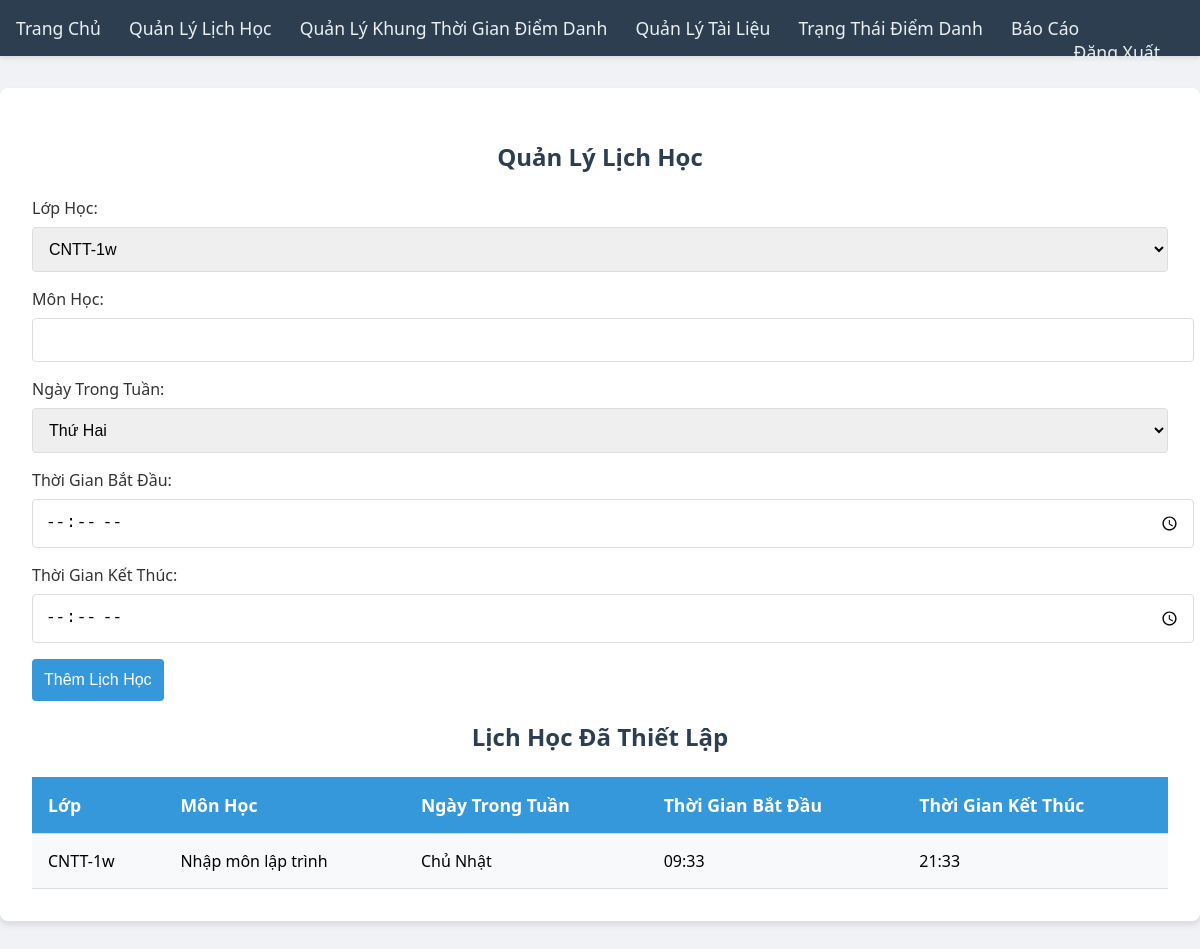
/manage_schedule (signed in), run on an earlier commit of the app's database.
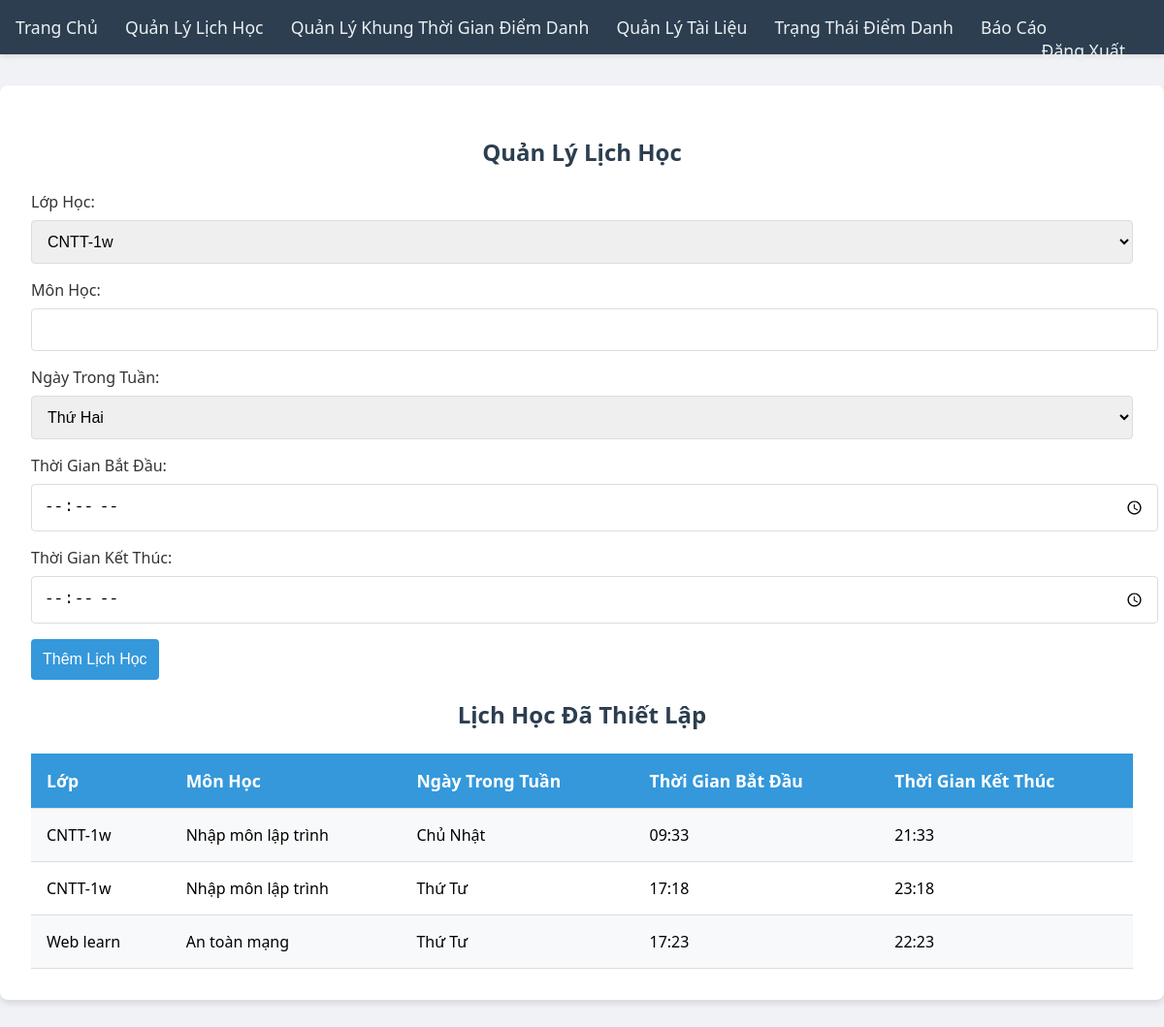
And on a later commit of the database.
### tables this page shows
CREATE TABLE schedules (
                 id INTEGER PRIMARY KEY AUTOINCREMENT,
                 class_id INTEGER,
                 subject TEXT,
                 day_of_week TEXT,
                 start_time TEXT,
                 end_time TEXT,
                 FOREIGN KEY (class_id) REFERENCES classes(id));

CREATE TABLE classes (
                 id INTEGER PRIMARY KEY AUTOINCREMENT,
                 class_name TEXT UNIQUE,
                 teacher_id INTEGER,
                 FOREIGN KEY (teacher_id) REFERENCES users(id));

### app.py (the view, shortened to what this page needs)
@app.route('/manage_schedule', methods=['GET', 'POST'])
def manage_schedule():
    if 'user_id' not in session or session['role'] != 'teacher':
        return redirect(url_for('login'))
    user_id = session['user_id']
    conn = get_db_connection()
    classes = conn.execute('SELECT id, class_name FROM classes WHERE teacher_id = ?', (user_id,)).fetchall()
    schedules = conn.execute(
        'SELECT c.class_name, s.subject, s.day_of_week, s.start_time, s.end_time FROM schedules s JOIN classes c ON s.class_id = c.id WHERE c.teacher_id = ?',
        (user_id,)).fetchall()
    schedules = [{'class_name': s['class_name'], 'subject': s['subject'], 'day_of_week': s['day_of_week'],
                  'start_time': s['start_time'], 'end_time': s['end_time']} for s in schedules]
    conn.close()
    return render_template('manage_schedule.html', classes=classes, schedules=schedules)

### app.py (called while the page is built)
def get_db_connection():
    conn = sqlite3.connect('database.db')
    conn.row_factory = sqlite3.Row
    return conn

### templates/manage_schedule.html (shortened to what this page needs)
<!DOCTYPE html>
<html lang="vi">
<head>
</head>
<body>
    <div class="navbar">
        <a href="{{ url_for('home') }}">Trang Chủ</a>
        <a href="{{ url_for('manage_schedule') }}">Quản Lý Lịch Học</a>
        <a href="{{ url_for('manage_attendance_window') }}">Quản Lý Khung Thời Gian Điểm Danh</a>
        <a href="{{ url_for('manage_documents') }}">Quản Lý Tài Liệu</a>
        <a href="{{ url_for('status') }}">Trạng Thái Điểm Danh</a>
        <a href="{{ url_for('report') }}">Báo Cáo</a>
        <a href="{{ url_for('logout') }}" style="float: right;">Đăng Xuất</a>
    </div>
    <div class="container">
        <h2>Quản Lý Lịch Học</h2>
        <form method="POST" action="{{ url_for('manage_schedule') }}">
            <div class="form-group">
                <label for="class_id">Lớp Học:</label>
                <select id="class_id" name="class_id" required>
                    {% for class in classes %}
                    <option value="{{ class.id }}">{{ class.class_name }}</option>
                    {% endfor %}
                </select>
            </div>
            <div class="form-group">
                <label for="subject">Môn Học:</label>
                <input type="text" id="subject" name="subject" required>
            </div>
            <div class="form-group">
                <label for="day_of_week">Ngày Trong Tuần:</label>
                <select id="day_of_week" name="day_of_week" required>
                    <option value="Thứ Hai">Thứ Hai</option>
                </select>
            </div>
            <div class="form-group">
                <label for="start_time">Thời Gian Bắt Đầu:</label>
                <input type="time" id="start_time" name="start_time" required>
            </div>
            <div class="form-group">
                <label for="end_time">Thời Gian Kết Thúc:</label>
                <input type="time" id="end_time" name="end_time" required>
            </div>
            <button type="submit">Thêm Lịch Học</button>
        </form>
        <h2>Lịch Học Đã Thiết Lập</h2>
        <table>
            <tr>
                <th>Lớp</th>
                <th>Môn Học</th>
                <th>Ngày Trong Tuần</th>
                <th>Thời Gian Bắt Đầu</th>
                <th>Thời Gian Kết Thúc</th>
            </tr>
            {% for schedule in schedules %}
            <tr>
                <td>{{ schedule.class_name }}</td>
                <td>{{ schedule.subject }}</td>
                <td>{{ schedule.day_of_week }}</td>
                <td>{{ schedule.start_time }}</td>
                <td>{{ schedule.end_time }}</td>
            </tr>
            {% endfor %}
        </table>
    </div>
</body>
</html>

What changed in the data, as far as the page shows it:
added schedules: class_name "CNTT-1w", subject "Nhập môn lập trình", day_of_week "Thứ Tư", start_time "17:18", end_time "23:18"
added schedules: class_name "Web learn", subject "An toàn mạng", day_of_week "Thứ Tư", start_time "17:23", end_time "22:23"
